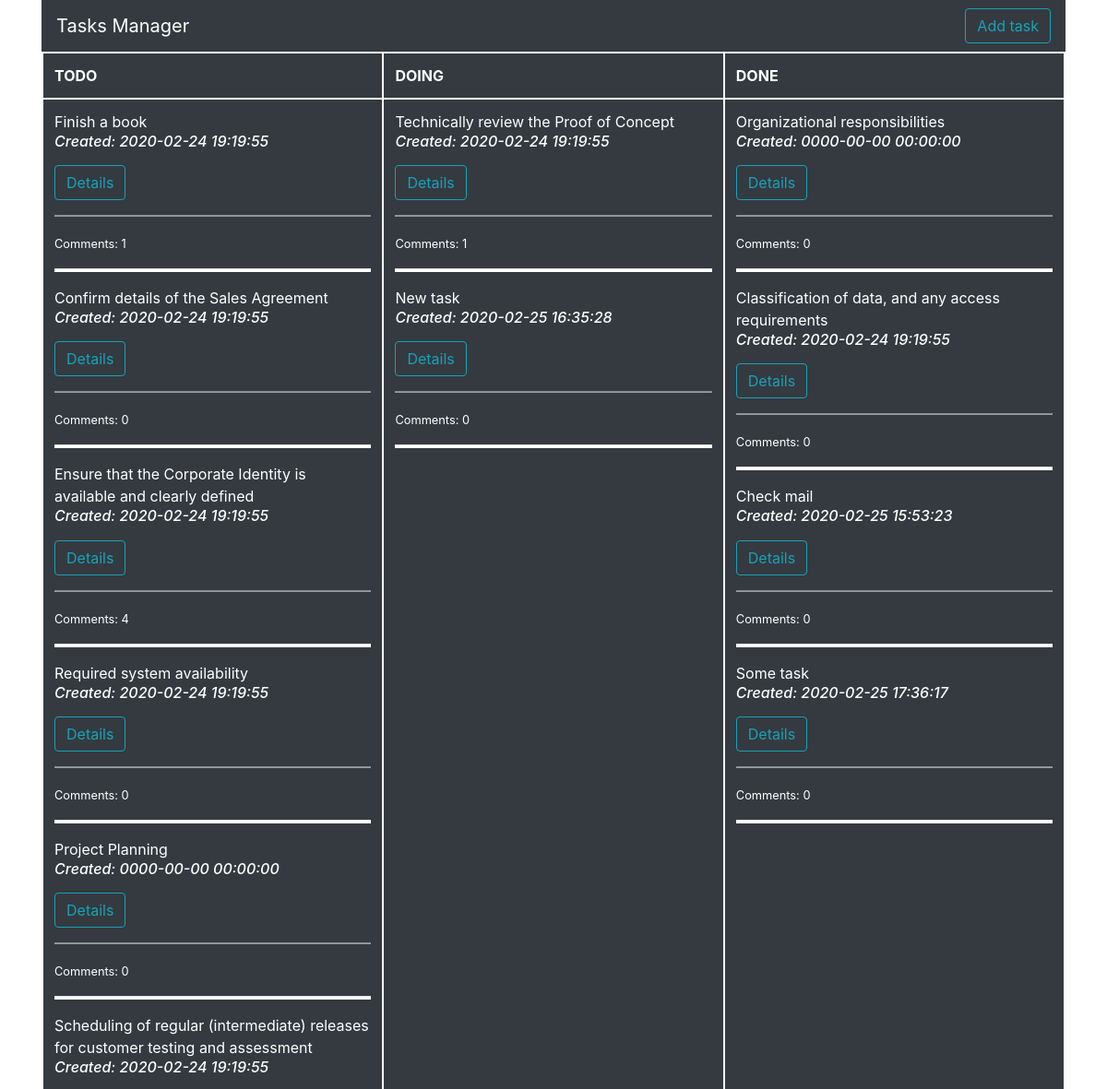
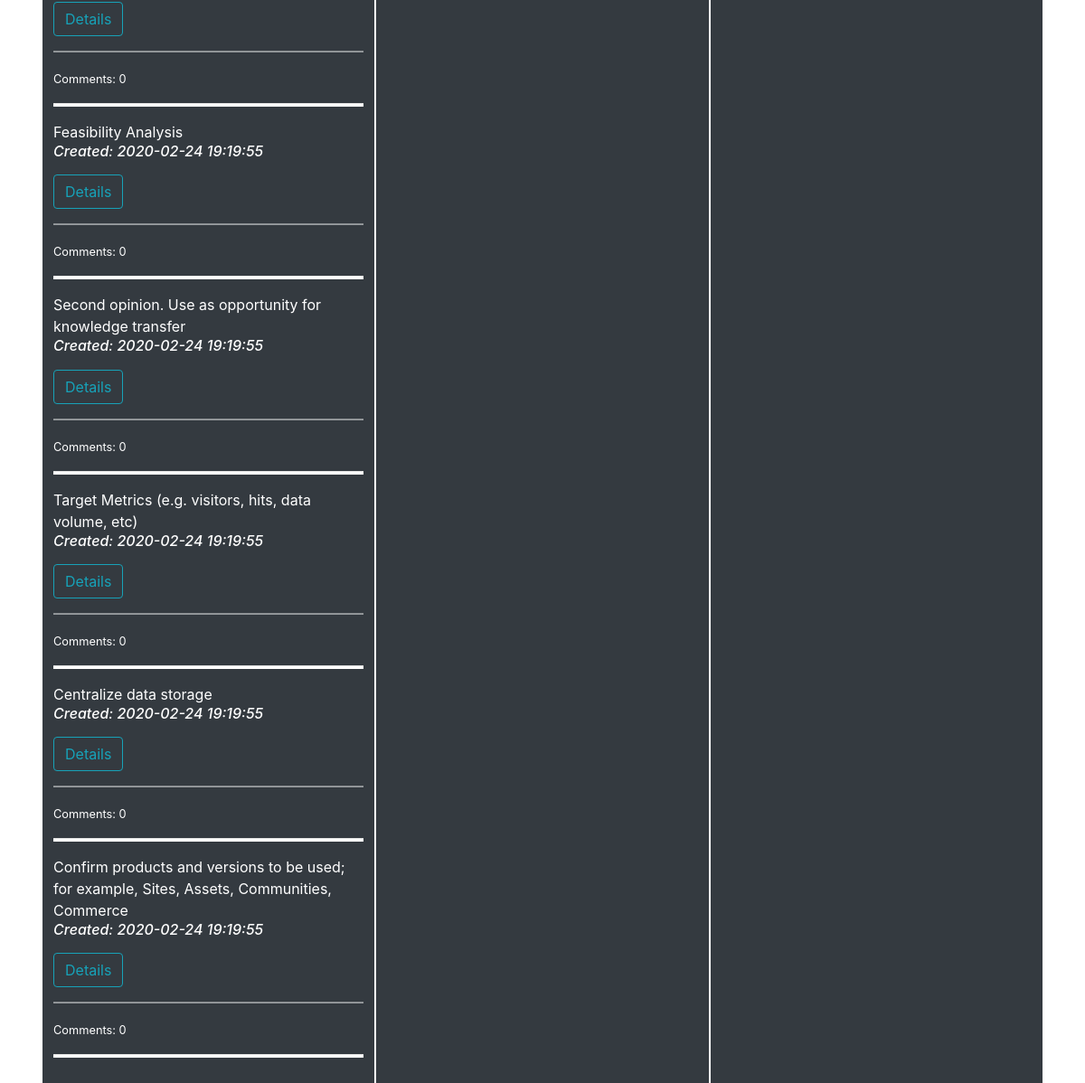
The page / on the database its author committed (2 pictures, top to bottom).
### tables this page shows
CREATE TABLE `list` (
  `id` int(11) NOT NULL,
  `task` varchar(200) NOT NULL,
  `status` varchar(6) NOT NULL,
  `date` datetime NOT NULL DEFAULT current_timestamp()
);

### classes/db.php (called while the page is built, shortened)
<?php
class db
{
	public function sqlQuery($query) {
		try{
			$pdo = new PDO('mysql:host=localhost;dbname=tasks', 'root', '');
			$result = $pdo->query($query);
			return $result;
		} catch (PDOException $e) {
		    print "Error!: " . $e->getMessage() . "<br/>";
		    die();
		}
	}
	public function getTODO() {
		$query = "SELECT * FROM `list` WHERE (status = 'TODO') ORDER BY 'date'";
		$result = $this->sqlQuery($query);
		$result = $result->fetchAll(PDO::FETCH_ASSOC);
		return $result;
	}
	public function getDOING() {
		$query = "SELECT * FROM `list` WHERE (status = 'DOING') ORDER BY 'date'";
		$result = $this->sqlQuery($query);
		$result = $result->fetchAll(PDO::FETCH_ASSOC);
		return $result;
	}
	public function getDONE() {
		$query = "SELECT * FROM `list` WHERE (status = 'DONE') ORDER BY 'date'";
		$result = $this->sqlQuery($query);
		$result = $result->fetchAll(PDO::FETCH_ASSOC);
		return $result;
	}
	public function countComments($id) {
		$query = "SELECT COUNT(text) FROM `comments` WHERE (`task id` = $id)";
		$result = $this->sqlQuery($query);
		$result = $result->fetchAll(PDO::FETCH_NUM);
		if ($result[0][0] == false) {
			return 0;
		}
		return $result[0][0];
	}
}

### classes/view.php (the view)
<?php
require_once ($_SERVER['DOCUMENT_ROOT'].'/classes/db.php');
class view
{
	function __construct()
	{
		$this->db = new db;
	}
	public function representTasks($tasks) {
	foreach ($tasks as $key => $value) {
	echo $tasks[$key]['task'];
	echo "<br><h6><i>Created: " . $tasks[$key]['date'] . "</i></h6>";
	$ID = $tasks[$key]['id'];
	echo <<<EOD
		<p>
		<form name="taskData" id="$ID" method="get" action="editTask.php">
		<input type="hidden" name="id" value="$ID">
	    <button form="$ID" class="btn btn-outline-info" type="submit">Details</button>
	    </form>
	    </p>
EOD;
	echo "<hr style = 'background-color: #999da0; color: #999da0; height: 1px;'>";
	$commentsAmount = $this->db->countComments($tasks[$key]['id']);
	echo "<small>Comments: " . $commentsAmount . "</small>";
	echo "<br><hr style = 'background-color:white; color: white; height: 3px;'>";
	}
	}
}

### index.php (shortened to what this page needs)
<?php
require_once ($_SERVER['DOCUMENT_ROOT'].'/classes/db.php');
require_once ($_SERVER['DOCUMENT_ROOT'].'/classes/view.php');
$db = new db;
$view = new view;
?>
<!DOCTYPE html>
<html>
<head>
	<link rel="stylesheet" href="https://stackpath.bootstrapcdn.com/bootstrap/4.4.1/css/bootstrap.min.css">
</head>
<body>
	<div class="container">
		<nav class="navbar navbar-dark bg-dark">
			<a class="navbar-brand" href="../index.php">Tasks Manager</a>
			<button class="btn btn-outline-info" data-toggle="modal" data-target="#addTask" type="submit">Add task</button>
		</nav>
		<table class="table table-dark">
		  <thead>
		    <tr>
		      <th style="border: 2px white solid;" scope="col">TODO</th>
		      <th style="border: 2px white solid;" scope="col">DOING</th>
		      <th style="border: 2px white solid;" scope="col">DONE</th>
		    </tr>
		  </thead>
		  <tbody>
		    <tr>
		      <td style="border: 2px white solid; width: 33.34%">
		      	<?php
		      		$tasks = $db->getTODO();
		      		$view->representTasks($tasks);
		      	?>
		      </td>
		      <td style="border: 2px white solid; width: 33.34%">
		      	<?php
		      		$tasks = $db->getDOING();
		      		$view->representTasks($tasks);
		      	?>
		      </td>
		      <td style="border: 2px white solid; width: 33.34%">
		      	<?php
		      		$tasks = $db->getDONE();
		      		$view->representTasks($tasks);
		      	?>
		      </td>
		    </tr>
		  </tbody>
		</table>
	</div>
</body>
</html>

### rows shown on the page
list: task "Finish a book", date "2020-02-24 19:19:55", id "1"
list: task "Confirm details of the Sales Agreement", date "2020-02-24 19:19:55", commentsAmount "0"
list: task "Ensure that the Corporate Identity is available and clearly defined", date "2020-02-24 19:19:55", commentsAmount "4"
list: task "Required system availability", date "2020-02-24 19:19:55", commentsAmount "0"
list: task "Project Planning", date "0000-00-00 00:00:00", commentsAmount "0"
list: task "Scheduling of regular (intermediate) releases for customer testing and assessment", date "2020-02-24 19:19:55", commentsAmount "0"
list: task "Feasibility Analysis", date "2020-02-24 19:19:55", commentsAmount "0"
list: task "Second opinion. Use as opportunity for knowledge transfer", date "2020-02-24 19:19:55", commentsAmount "0"
list: task "Target Metrics (e.g. visitors, hits, data volume, etc)", date "2020-02-24 19:19:55", commentsAmount "0"
list: task "Centralize data storage", date "2020-02-24 19:19:55", commentsAmount "0"
list: task "Confirm products and versions to be used; for example, Sites, Assets, Communities, Commerce", date "2020-02-24 19:19:55", commentsAmount "0"
list: task "Technically review the Proof of Concept", date "2020-02-24 19:19:55", commentsAmount "1"
list: task "New task", date "2020-02-25 16:35:28", commentsAmount "0"
list: task "Organizational responsibilities", date "0000-00-00 00:00:00", commentsAmount "0"
list: task "Classification of data, and any access requirements", date "2020-02-24 19:19:55", commentsAmount "0"
list: task "Check mail", date "2020-02-25 15:53:23", commentsAmount "0"
list: task "Some task", date "2020-02-25 17:36:17", commentsAmount "0"
